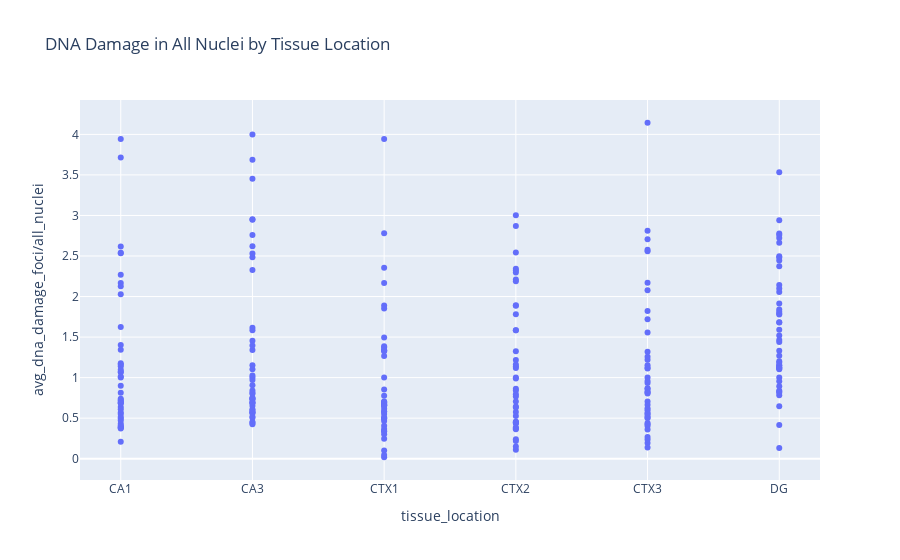

The code cell stored with this chart in its notebook:
### Code cell
# Create the plot
fig = px.scatter(df, x='tissue_location', y='avg_dna_damage_foci/all_nuclei',
                 hover_data=['sample_id'], title='DNA Damage in All Nuclei by Tissue Location')

# Show the plot
fig.show()

### Figure 1 — Plotly figure (JSON) as saved in the notebook; plotly's stock layout.template omitted (floating-point values rounded to 4 significant figures; data arrays with more than 128 entries replaced by an {"elided": "..."} marker saying what was removed)
{"data": [{"customdata": {"elided": "252x1 str values"}, "hovertemplate": "tissue_location=%{x}<br>avg_dna_damage_foci/all_nuclei=%{y}<br>sample_id=%{customdata[0]}<extra></extra>", "legendgroup": "", "marker": {"color": "#636efa", "symbol": "circle"}, "mode": "markers", "name": "", "orientation": "v", "showlegend": false, "type": "scatter", "x": {"elided": "252 str values"}, "xaxis": "x", "y": {"elided": "252 float values"}, "yaxis": "y"}], "layout": {"legend": {"tracegroupgap": 0}, "title": {"text": "DNA Damage in All Nuclei by Tissue Location"}, "xaxis": {"anchor": "y", "domain": [0, 1], "title": {"text": "tissue_location"}}, "yaxis": {"anchor": "x", "domain": [0, 1], "title": {"text": "avg_dna_damage_foci/all_nuclei"}}}}
